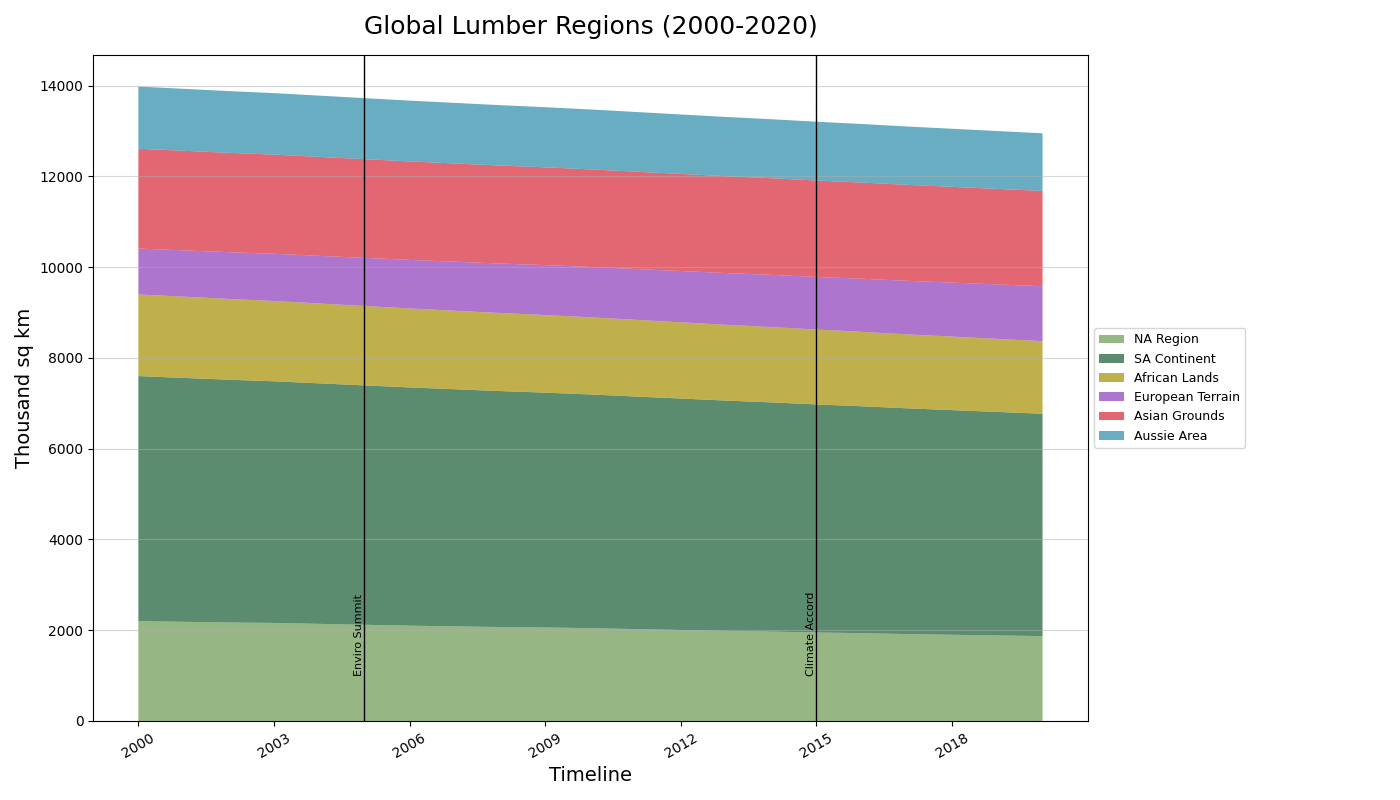

Recreate this plot in Python.
import matplotlib.pyplot as plt
import numpy as np

years = np.arange(2000, 2021)

north_america = np.array([2200, 2185, 2170, 2160, 2140, 2120, 2100, 2085, 2070, 2060, 2045, 2025, 
                          2005, 1985, 1970, 1950, 1935, 1915, 1900, 1885, 1870])
south_america = np.array([5400, 5375, 5350, 5325, 5300, 5275, 5250, 5225, 5200, 5175, 5150, 5125, 
                          5100, 5075, 5050, 5025, 5000, 4975, 4950, 4925, 4900])
africa = np.array([1800, 1790, 1780, 1770, 1760, 1750, 1740, 1730, 1720, 1710, 1700, 1690, 1680, 
                   1670, 1660, 1650, 1640, 1630, 1620, 1610, 1600])
europe = np.array([1010, 1020, 1030, 1040, 1050, 1060, 1070, 1080, 1090, 1100, 1110, 1120, 1130, 
                   1140, 1150, 1160, 1170, 1180, 1190, 1200, 1210])
asia = np.array([2200, 2195, 2190, 2185, 2180, 2175, 2170, 2165, 2160, 2155, 2150, 2145, 2140,
                 2135, 2130, 2125, 2120, 2115, 2110, 2105, 2100])
australia = np.array([1370, 1365, 1360, 1355, 1350, 1345, 1340, 1335, 1330, 1325, 1320, 1315, 
                      1310, 1305, 1300, 1295, 1290, 1285, 1280, 1275, 1270])

regions = np.row_stack((north_america, south_america, africa, europe, asia, australia))

fig, ax = plt.subplots(figsize=(14, 8))

colors = ['#6A994E', '#165B33', '#A68F00', '#8A3AB9', '#D72638', '#288BA8']
ax.stackplot(years, regions, labels=['NA Region', 'SA Continent', 'African Lands', 'European Terrain', 'Asian Grounds', 'Aussie Area'], colors=colors, alpha=0.7)

ax.set_title('Global Lumber Regions (2000-2020)', fontsize=18, fontweight='normal', pad=15)
ax.set_xlabel('Timeline', fontsize=14)
ax.set_ylabel('Thousand sq km', fontsize=14)

ax.set_xticks(np.arange(2000, 2021, 3))
ax.yaxis.grid(True, linestyle='-', linewidth=0.8, alpha=0.5)

ax.legend(loc='center left', fontsize=9, bbox_to_anchor=(1, 0.5))

highlight_years = {2005: "Enviro Summit", 2015: "Climate Accord"}
for year, event in highlight_years.items():
    ax.axvline(x=year, color='black', linestyle='-', linewidth=1)
    ax.text(year, 1000, event, rotation=90, verticalalignment='bottom', horizontalalignment='right', color='black', fontsize=8)

plt.xticks(rotation=30)
plt.tight_layout(rect=[0, 0, 0.9, 1])

plt.show()
